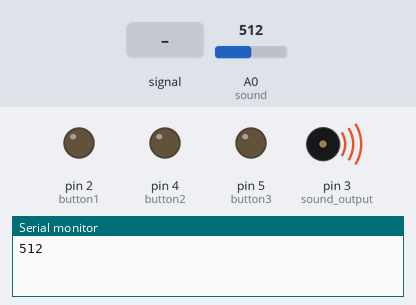
Bench run of a sketch on a simulated Arduino Uno, built with avr-gcc and run on an emulated ATmega328P. On the bench: output pins drawn as LEDs (lit = HIGH), buzzer (waves = sounding), the last lines printed to the serial monitor. The inputs (shaded band) are chosen by the test bench; at power-on: A0 (sound) = 512.

Above: at 1.2 s.
1.3 s: A0 (sound) set to 90
At 2.9 s:
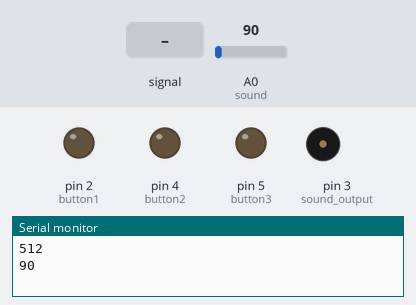
3.5 s: A0 (sound) fed a 200 Hz sine of ±81 counts around its level
At 4.4 s:
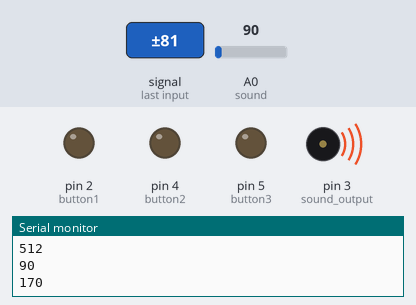
7.5 s: A0 (sound) set to 110
At 8.7 s:
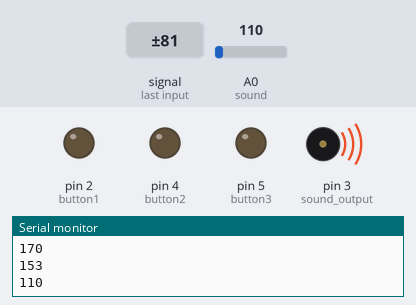
11.5 s: A0 (sound) set to 0
At 13.0 s:
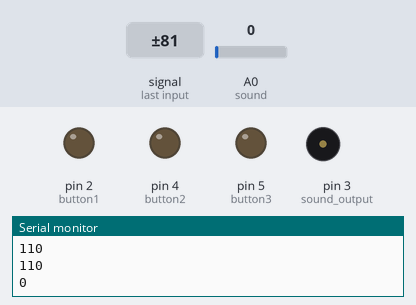
13.5 s: A0 (sound) set to 93
15.2 s: A0 (sound) set to 112
At 17.3 s:
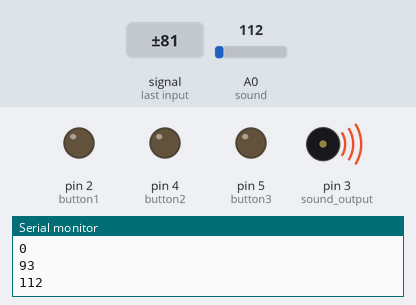
Timing chart, 0 to 18.8 s (numbered marks = the images above; inputs shaded):
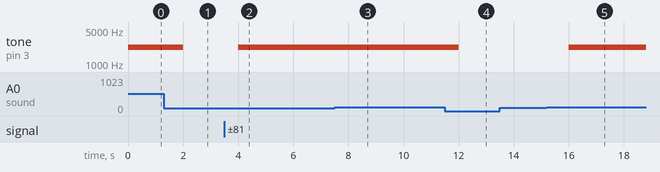

The sketch:

SDU_5.ino
```cpp
int sound = A0;
int button1 = 2;
int button2 = 4;
int button3 = 5;
int sound_output = 3;

void setup() {
  // put your setup code here, to run once:
  Serial.begin(9600);
  pinMode(button1, OUTPUT);
  pinMode(button2, OUTPUT);
  pinMode(button3, OUTPUT);

}
void loop() {
  // put your main code here, to run repeatedly:
  Serial.println(analogRead(sound));
  if (analogRead(sound) >  100 || digitalRead(button1)== 1){
  tone(sound_output, 2222, 2000);
  delay(2000);
  }
  else if (analogRead(sound) >  100 || digitalRead(button2)== 1){
  tone(sound_output, 222, 2000);
  delay(2000);
  }
  else if (analogRead(sound) >  100 || digitalRead(button3)== 1){
  tone(sound_output, 22, 2000);
  delay(2000);
  }
  else
  {noTone(sound_output);
  delay(2000);
  }
}
```

Measured:
- the behaviour switches between 100 and 101 on A0 (sound) (found by bisection; images 4 and 5)
- after the input at 1.3 s, tone on pin 3 (sound_output): 2222 Hz → silent after 0.70 s
- after the input at 3.5 s, tone on pin 3 (sound_output): silent → 2222 Hz after 0.50 s
- after the input at 7.5 s, tone on pin 3 (sound_output): stays 2222 Hz (without the input it goes to silent after 0.50 s)
- after the input at 11.5 s, tone on pin 3 (sound_output): 2222 Hz → silent after 0.50 s
- after the input at 15.2 s, tone on pin 3 (sound_output): silent → 2222 Hz after 0.80 s
